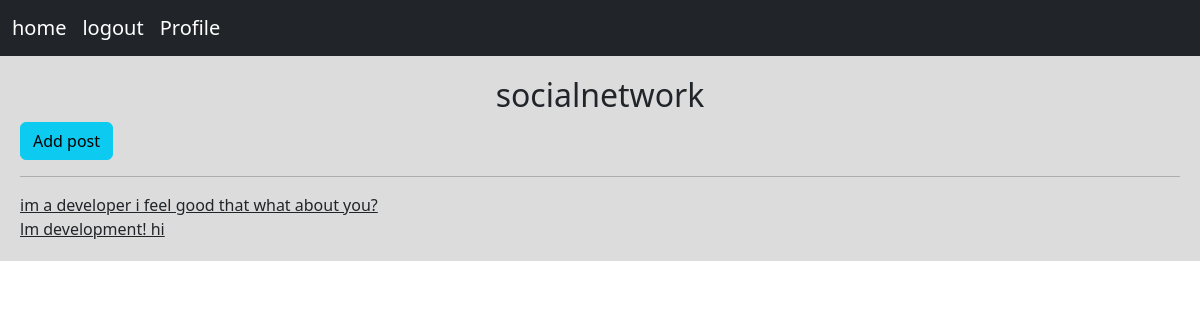
The app's page /account/profile/1/ (signed in) with its own data.
### home/models.py (models this page shows, shortened)
class Post(models.Model):
    user = models.ForeignKey(User, on_delete=models.CASCADE)
    created = models.DateTimeField(auto_now_add=True)
    slug = models.SlugField()
    body = models.TextField()
    updated = models.DateTimeField(auto_now=True)
    class Meta:
        ordering = ('-created',)
    def get_absolute_url(self):
        return reverse('post_detail', args=(self.id, self.slug))

### account/views.py (the view)
# urls.py: path('profile/<int:user_id>/', views.ProfileView.as_view(), name='user_profile'),
class ProfileView(LoginRequiredMixin, View):
    def get(self, request, user_id):
        is_following = False
        user = User.objects.get(pk=user_id)
        posts = Post.objects.filter(user=user)
        relation = Relation.objects.filter(from_user=request.user, to_user=user)
        if relation.exists():
            is_following = True
        return render(request, 'account/profile.html', {'user': user, 'posts': posts, 'is_following':is_following})

### account/templates/account/profile.html (shortened to what this page needs)
{% extends 'base.html' %}
{% block content %}
    <h2 class="text-center">{{ user.username }}</h2>
    {% if request.user.id == user.id %}
        <a href="{% url 'create_post' %}" class="btn btn-info" >Add post</a>
    {% endif %}<br>
    <hr>
    {% for post in posts %}
        <a href="{{ post.get_absolute_url }}" class="card-body">{{ post.body }}</a><br>
    {% endfor %}
{% endblock %}

### records on screen
Post: body "im a developer i feel good that what about you?"
Post: body "lm development! hi"

### other values on screen
{{ user.username }} "socialnetwork"
